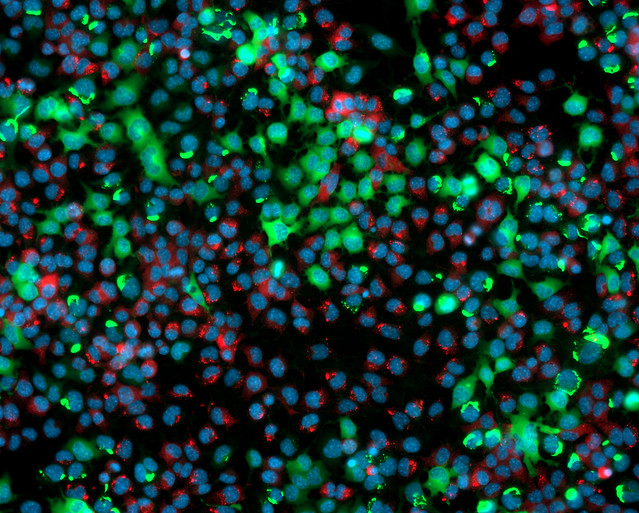
#> input picture images/test_image.jpg, 639 x 513 px
$ jupyter execute --allow-errors '11 - numpy arrays.ipynb'
#> lines starting #> are read from the running program, lines starting #| are printed output that depends on the picture
11 - numpy arrays
1.   numpy easier for matrix calculate

[cell 1]
a = [1, 2, 3, 4, 5, 6]
print(a*2)

square = []
for i in a:
  square.append(i**2)
  print(i**2)

print(square)

square = [i**2 for i in a]
print(square)

square = [i**2 for i in a if i%2 ==0]
print(square)

[cell 2]
import numpy as np

a = [1, 2, 3, 4, 5, 6]
b = np.array(a)
print(b)
print(type(b))
print(b*2)
print(b**2)

a = np.zeros((2,2))
print(a)

a = np.ones((2,2))
print(a)

a = np.full((2,2),5)
print(a)

a = np.eye(3)
print(a)

a = np.random.random((2,2))
print(a)

a = np.array([[1,2,3,4],[5,6,7,8,],[9,10,11,12]])
print(a)

b = a[:2]
print(b)

b = a[0:2]
print(b)

b = a[:, :2]
print(b)

b = a[:2, 1:3]
print(b)

a = np.array([[1,2],[3,4],[5,6]])
print(a)
print(np.array([a[0,0],a[1,1],a[2,0]]))


# c= [[1,2,3],[4,5,6]]
# b = np.array(c)
# print(b)

[cell 3]
x = np.array([[1,2],[3,4]], dtype=np.float64)
y = np.array([[5,6],[7,8]], dtype=np.float64)

print(x)
print(y)
print(x+y)

print(np.multiply(x,y))
print(x*y)

print(np.sum(x))
print(np.sum(x, axis=0))

print(x)
print(x.T)

a = np.array([[1,2,3],[4,5,6],[7,8,9,],[10,11,12]])
b = np.array([2,0,2])
c = a+b

print(c)

[cell 4]
import numpy as np
import cv2

# for google colab
from google.colab import drive
import os
#> (the rest of this cell did not finish here and is left out)

[cell 5]
#imread, imsave has been deprecated since SciPy 1.0
# use cv2 imread, imwrite
# cv2: BGR

img = cv2.imread('images/test_image.jpg')
#> img is the input picture: shape (513, 639, 3); mean B, G, R 48.1, 54.1, 18

print(img)
#> (printed output is left out)
print(img.dtype, img.shape)
#| uint8 (513, 639, 3)
img_tinted = img * [0.,0.,1.]
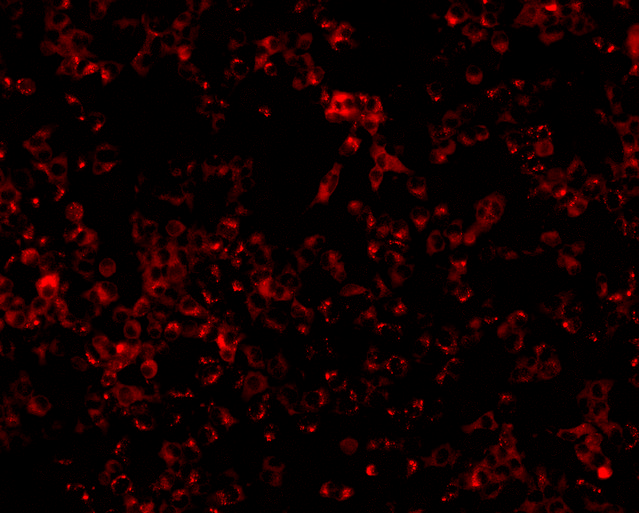
#> img_tinted: shape (513, 639, 3) float64; mean B, G, R 0, 0, 18
cv2.imwrite('images/tinted.jpg', img_tinted)
#> Out = True
